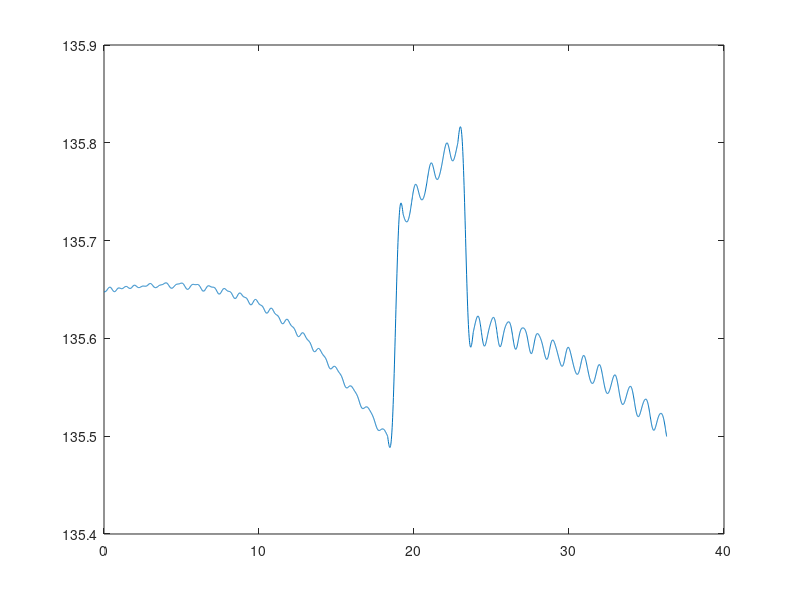
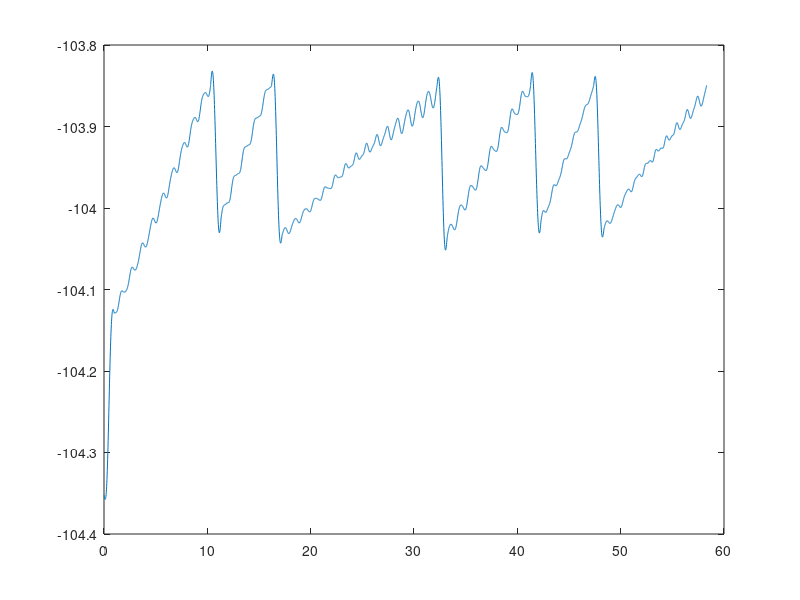
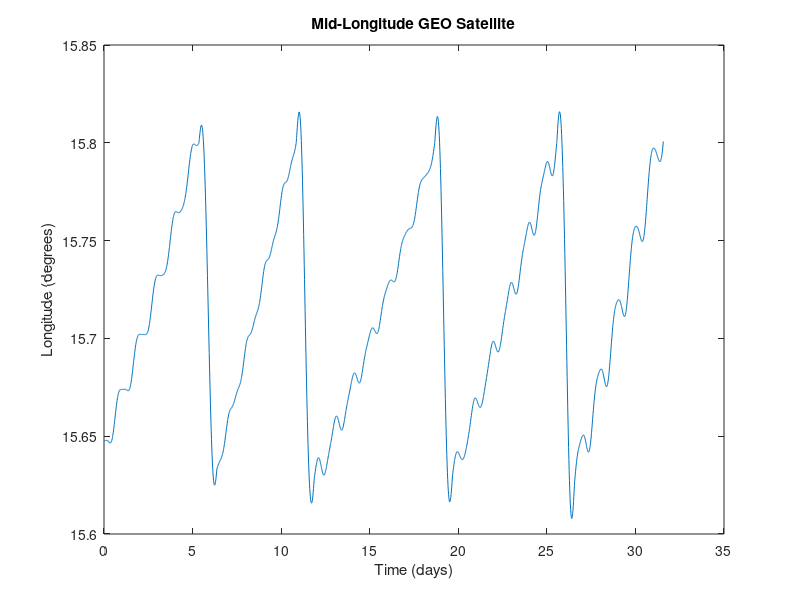
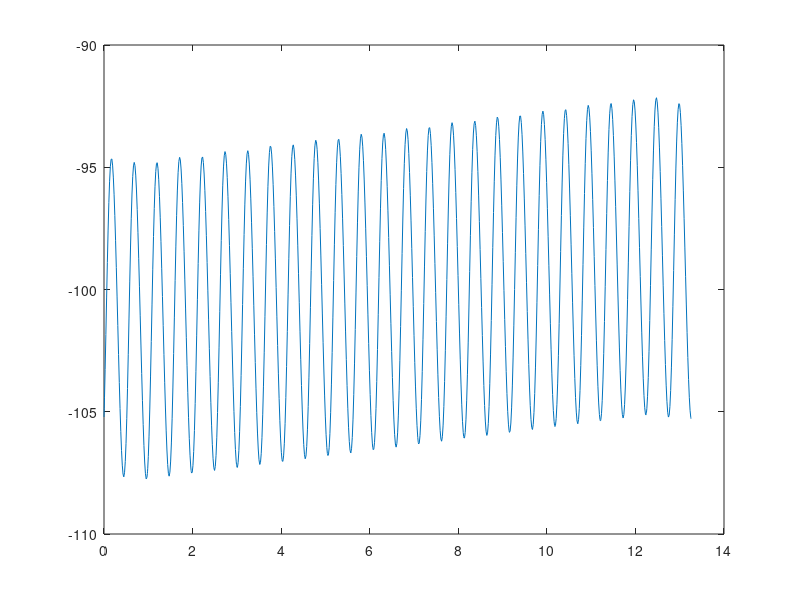

Write the MATLAB code that produced these figures, in order.
%%%%%%%%%%%%%%%%%%%%%%%%%%%%%%%%%%%%%%%%%%%%%%%%%%%%%%%%%%%%%%%%%%%%%%%%%%%
% Author: Colin Miller
%
% Class: AAE450
%
% HW/Project: StationKeeping
%
% Description:
%
%%%%%%%%%%%%%%%%%%%%%%%%%%%%%%%%%%%%%%%%%%%%%%%%%%%%%%%%%%%%%%%%%%%%%%%%%%

GEOEast = csvread('DVIB_GEOEast.txt');
GEOWest = csvread('DVIB_GEOWest.txt');
GEOMid = csvread('DVIB_GEOMid.txt');

AREOEast = csvread('DVIB_AREOEast.txt');
AREOWest = csvread('DVIB_AREOWest.txt');
AREOMid = csvread('DVIB_AREOMid.txt');

jj=1;
for ii=2:length(GEOEast)
    if (GEOEast(ii, 2) ~= GEOEast(ii-1,2))
        DV_GEOEast(jj) = GEOEast(ii,2);
        ED_GEOEast(jj) = GEOEast(ii,1);
        jj = jj+1
    end
end

jj=1;
for ii=2:length(GEOMid)
    if (GEOMid(ii, 2) ~= GEOMid(ii-1,2))
        DV_GEOMid(jj) = GEOMid(ii,2);
        ED_GEOMid(jj) = GEOMid(ii,1);
        jj = jj+1
    end
end

jj=1;
for ii=2:length(GEOWest)
    if (GEOWest(ii, 2) ~= GEOWest(ii-1,2))
        DV_GEOWest(jj) = GEOWest(ii,2);
        ED_GEOWest(jj) = GEOWest(ii,1);
        jj = jj+1
    end
end

jj=1;
for ii=2:length(AREOEast)
    if (AREOEast(ii, 2) ~= AREOEast(ii-1,2))
        DV_AREOEast(jj) = AREOEast(ii,2);
        ED_AREOEast(jj) = AREOEast(ii,1);
        jj = jj+1
    end
end

jj=1;
for ii=2:length(AREOMid)
    if (AREOMid(ii, 2) ~= AREOMid(ii-1,2))
        DV_AREOMid(jj) = AREOMid(ii,2);
        ED_AREOMid(jj) = AREOMid(ii,1);
        jj = jj+1
    end
end

jj=1;
for ii=2:length(AREOWest)
    if (AREOWest(ii, 2) ~= AREOWest(ii-1,2))
        DV_AREOWest(jj) = AREOWest(ii,2);
        ED_AREOWest(jj) = AREOWest(ii,1);
        jj = jj+1
    end
end

Tot_AREOWest = sum(abs(DV_AREOWest))/(AREOWest(end,1))*3600*24*365*6
Tot_AREOMid = sum(abs(DV_AREOMid))/(AREOMid(end,1))*3600*24*365*6
Tot_AREOEast = sum(abs(DV_AREOEast))/(AREOEast(end,1))*3600*24*365*6

Tot_GEOWest = sum(abs(DV_GEOWest))/(GEOWest(end,1))*3600*24*365*6
Tot_GEOMid = sum(abs(DV_GEOMid))/(GEOMid(end,1))*3600*24*365*6
Tot_GEOEast = sum(abs(DV_GEOEast))/(GEOEast(end,1))*3600*24*365*6

figure
plot(GEOEast(:,1)/(3600*24), GEOEast(:,3));
figure
plot(GEOWest(:,1)/(3600*24), GEOWest(:,3));
figure
plot(GEOMid(:,1)/(3600*24), GEOMid(:,3));
title('Mid-Longitude GEO Satellite')
xlabel('Time (days)')
ylabel('Longitude (degrees)')

figure
plot(AREOEast(:,1)/(3600*24), AREOEast(:,3));
figure
plot(AREOWest(:,1)/(3600*24), AREOWest(:,3));
figure
plot(AREOMid(:,1)/(3600*24), AREOMid(:,3));